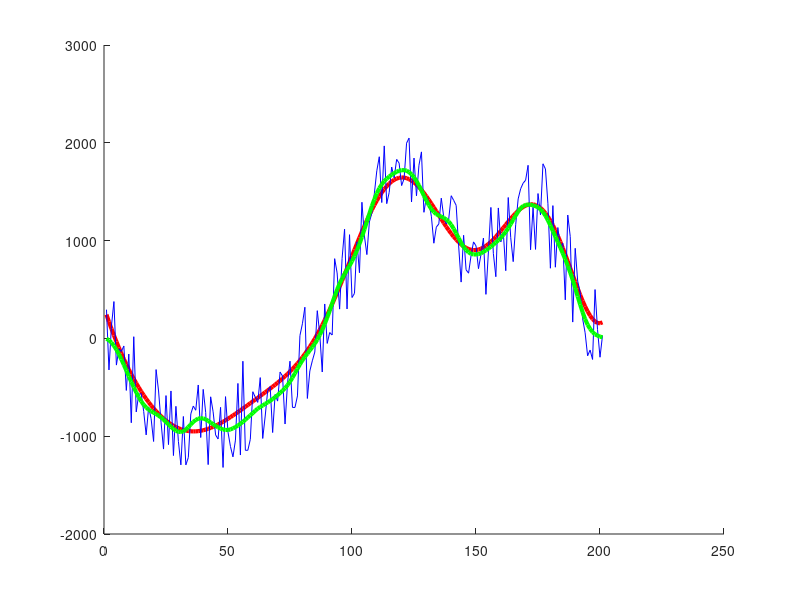

This chart was generated by the following MATLAB code: (Note: this script raises an error after producing the figure.)
%%%%%%%%%%%%%%%%%%%%%%%%%%%%%%%%%%%%
%method 1
x = 0:.1:20;
y1 = 5*sin(x) + 2*x - x.^2 +.3*x.^3 - .2*(x-15).^4 - 10*x.^2.*cos(x./3+12).^3 + .5*(x-12).^4;

% add lots of noise:
r = randi(1000,1,201) - 500;
y2 = y1+r;

%Now make a 1D Gaussian filter, normalize it and convolve it with our function:
g = gausswin(20); % <-- this value determines the width of the smoothing window
g = g/sum(g);
y3 = conv(y2, g, 'same')

figure;
hold on; 
plot(y1, 'r', 'linewidth', 3); 
plot(y2, 'b'); 
plot(y3, 'g', 'linewidth', 3);


%%%%%%%%%%%%%%%%%%%%%%%%%%%%%%%%%%%%
%method 2
x = 1:100;
A = cos(2*pi*0.05*x+2*pi*rand) + 0.5*randn(1,100);
[B, window] = smoothdata(A,'gaussian');
window    % window = 4

% Smooth the original data with a larger window of length 20. Plot the smoothed data for both window lengths.
C = smoothdata(A,'gaussian',20);
plot(x,B,'-o',x,C,'-x')
legend('Small Window','Large Window')